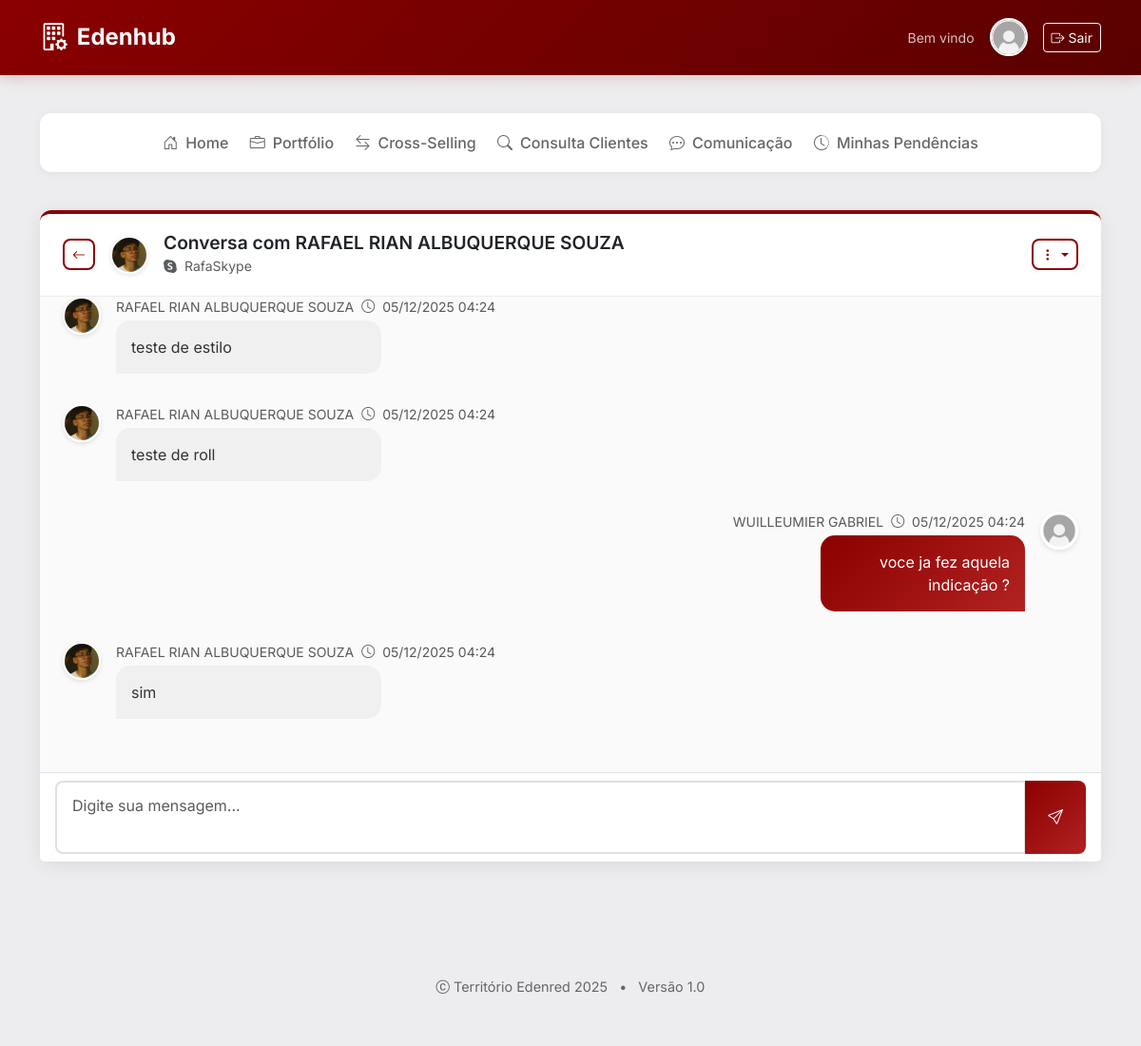
The app's page /comunicacao/1 (signed in) with its own data.
### Edenred/models.py (models this page shows, shortened)
class Usuario(db.Model, UserMixin):
    id = db.Column(db.Integer, primary_key=True)
    foto = db.Column(db.String, nullable=True, default='default.png')
    nome = db.Column(db.String(100), nullable=False)
    email = db.Column(db.String(100), unique=True, nullable=False)
    telefone = db.Column(db.String(20), unique=True)
    skype = db.Column(db.String(100), unique=True, nullable=True)
    senha_hash = db.Column(db.String(200), nullable=False)

class Mensagem(db.Model):
    id = db.Column(db.Integer, primary_key=True)
    conversa_id = db.Column(db.Integer, db.ForeignKey('conversa.id'), nullable=False)
    remetente_id = db.Column(db.Integer, db.ForeignKey('usuario.id'), nullable=False)
    mensagem = db.Column(db.Text, nullable=False)
    data_envio = db.Column(db.DateTime, default=datetime.now(timezone.utc))
    lida = db.Column(db.Boolean, default=False)
    conversa = db.relationship('Conversa', backref=db.backref('mensagens', lazy=True))
    remetente = db.relationship('Usuario', backref=db.backref('mensagens_enviadas', lazy=True))

### Edenred/views.py (the view)
@app.route('/comunicacao/<int:conversa_id>', methods=['GET', 'POST'])
@login_required
def ver_conversa(conversa_id):
    conversa = Conversa.query.get_or_404(conversa_id)
    if current_user.id not in [conversa.usuario1_id, conversa.usuario2_id]:
        flash('Acesso não autorizado!', 'error')
        return redirect(url_for('comunicacao'))
    form = MensagemForm()
    if form.validate_on_submit():
        mensagem = form.save(conversa_id, current_user.id)
        flash('Mensagem enviada!', 'success')
        return redirect(url_for('ver_conversa', conversa_id=conversa_id))
    mensagens = Mensagem.query.filter_by(conversa_id=conversa_id)\
        .order_by(Mensagem.data_envio.asc())\
        .all()
    for mensagem in mensagens:
        if mensagem.remetente_id != current_user.id and not mensagem.lida:
            mensagem.lida = True
    db.session.commit()
    outro_usuario = conversa.usuario2 if conversa.usuario1_id == current_user.id else conversa.usuario1
    return render_template('ver_conversa.html',
                         conversa=conversa,
                         mensagens=mensagens,
                         outro_usuario=outro_usuario,
                         form=form)

### Edenred/forms.py (shortened to what this page needs)
class MensagemForm(FlaskForm):
    mensagem = TextAreaField('Mensagem', validators=[DataRequired(), Length(max=2000)])
    btnEnviar = SubmitField('Enviar')

### Edenred/__init__.py (called while the page is built)
@app.template_filter('formatar_data_brasil')
def formatar_data_brasil(dt):
    if not dt:
        return ""
    try:
        if dt.tzinfo is None:
            dt = pytz.utc.localize(dt)
        tz_brasil = pytz.timezone('America/Sao_Paulo')
        dt_brasil = dt.astimezone(tz_brasil)
        return dt_brasil.strftime('%d/%m/%Y %H:%M')
    except Exception:
        return dt.strftime('%d/%m/%Y %H:%M')

@login_manager.user_loader
def load_user(user_id):
    return Usuario.query.get(int(user_id))

### Edenred/templates/ver_conversa.html (shortened to what this page needs)
{% extends 'base.html' %}
{% block content %}
<div class="row mb-4">
    <div class="col-12">
        {% include 'nav.html' %}
    </div>
</div>
<div class="row">
    <div class="col-12">
        <div class="card card-edenred mb-4">
            <div class="card-header-edenred d-flex justify-content-between align-items-center">
                <div class="d-flex align-items-center">
                    <a href="{{ url_for('comunicacao') }}" class="btn btn-outline-edenred btn-sm me-3">
                        <i class="bi bi-arrow-left"></i>
                    </a>
                    <img src="{{ url_for('static', filename='data/img_user/{}'.format(outro_usuario.foto)) }}"
                         class="avatar me-3">
                    <div>
                        <h5 class="card-title mb-0 text-dark">
                            Conversa com {{ outro_usuario.nome }}
                        </h5>
                        <small class="text-muted">
                            {% if outro_usuario.skype %}
                            <i class="bi bi-skype me-1"></i> {{ outro_usuario.skype }}
                            {% endif %}
                        </small>
                    </div>
                </div>
                <div class="dropdown">
                    <button class="btn btn-outline-edenred btn-sm dropdown-toggle" type="button"
                            data-bs-toggle="dropdown">
                        <i class="bi bi-three-dots-vertical"></i>
                    </button>
                </div>
            </div>
            <div class="card-body p-4" style="max-height: 500px; overflow-y: auto; background: #fafafa;">
                {% if mensagens %}
                    {% for mensagem in mensagens %}
                    <div class="mb-3 {% if mensagem.remetente_id == current_user.id %}text-end{% endif %}">
                        <div class="d-flex {% if mensagem.remetente_id == current_user.id %}justify-content-end{% endif %}">
                            {% if mensagem.remetente_id != current_user.id %}
                            <img src="{{ url_for('static', filename='data/img_user/{}'.format(mensagem.remetente.foto)) }}"
                                 class="avatar me-3 align-self-start">
                            {% endif %}
                            <div class="{% if mensagem.remetente_id == current_user.id %}text-end{% endif %}"
                                 style="max-width: 70%;">
                                <div class="d-flex align-items-center mb-1 {% if mensagem.remetente_id == current_user.id %}justify-content-end{% endif %}">
                                    <small class="text-muted me-2">
                                        {{ mensagem.remetente.nome }}
                                    </small>
                                    <small class="text-muted">
                                        <i class="bi bi-clock me-1"></i>
                                        {{ mensagem.data_envio|formatar_data_brasil }}
                                    </small>
                                </div>
                                <div class="message-bubble {% if mensagem.remetente_id == current_user.id %}message-sent{% else %}message-received{% endif %}">
                                    {{ mensagem.mensagem }}
                                </div>
                            </div>
                            {% if mensagem.remetente_id == current_user.id %}
                            <img src="{{ url_for('static', filename='data/img_user/{}'.format(current_user.foto)) }}"
                                 class="avatar ms-3 align-self-start">
                            {% endif %}
                        </div>
                    </div>
                    {% endfor %}
                {% endif %}
            </div>
            <div class="card-footer bg-white border-top">
                <form method="post" class="message-form">
                    <div class="input-group">
                        {{ form.mensagem(class="form-control form-control-custom",
                                        placeholder="Digite sua mensagem...",
                                        rows="2",
                                        style="resize: none;") }}
                        <button type="submit" class="btn btn-edenred">
                            <i class="bi bi-send"></i>
                        </button>
                    </div>
                </form>
            </div>
        </div>
    </div>
</div>
{% endblock %}

### Edenred/templates/base.html (shortened to what this page needs)
<!DOCTYPE html>
<html lang="pt-BR">
<head>
    <link href="https://cdn.jsdelivr.net/npm/bootstrap@5.3.0/dist/css/bootstrap.min.css" rel="stylesheet">
    <link href="https://cdn.jsdelivr.net/npm/bootstrap-icons@1.10.0/font/bootstrap-icons.css" rel="stylesheet">
</head>
<body>
    <nav class="navbar navbar-expand-lg navbar-edenred">
        <div class="container">
            <a class="navbar-brand" href="{{ url_for('home') }}">
                <i class="bi bi-building-gear"></i>
                <span>Edenhub</span>
            </a>
            {% if current_user.is_authenticated %}
            <div class="d-flex align-items-center">
                <div class="me-3 text-white">
                    <small class="d-block opacity-75">Bem vindo</small>
                </div>
                <img src="{{ url_for('static', filename='data/img_user/{}'.format(current_user.foto)) }}"
                    class="avatar me-3">
                <a class="btn btn-outline-light btn-sm" href="{{ url_for('logout') }}">
                    <i class="bi bi-box-arrow-right"></i> Sair
                </a>
            </div>
            {% endif %}
        </div>
    </nav>
    <div class="container py-4">
        {% block content %}{% endblock %}
    </div>
    <footer class="footer">
        <div class="container">
            <p class="mb-0">
                <i class="bi bi-c-circle"></i> Território Edenred 2025
                <span class="text-edenred mx-2">•</span>
                Versão 1.0
            </p>
        </div>
    </footer>
</body>
</html>

### Edenred/templates/base.html (style rules this page uses)
:root { --edenred-primary: #8B0000; --edenred-secondary: #B22222; --edenred-light: #FFF5F5; --edenred-dark: #5A0000; --bg-color: #ededef; --card-bg: #ffffff; --text-primary: #2c3e50; --text-secondary: #7f8c8d; --border-color: #e0e6ed; --success: #27ae60; --warning: #f39c12; --info: #3498db; }
* { font-family: 'Inter', sans-serif; }
body { background-color: var(--bg-color) !important; color: var(--text-primary); font-family: 'Inter', sans-serif; min-height: 100vh; }
.navbar-edenred { background: linear-gradient(135deg, var(--edenred-primary), var(--edenred-dark)); box-shadow: 0 2px 15px rgba(139, 0, 0, 0.2); padding: 0.8rem 0; }
.navbar-brand { font-weight: 700; font-size: 1.5rem; color: white !important; display: flex; align-items: center; gap: 10px; }
.navbar-brand i { font-size: 1.8rem; }
.card-edenred { border: none; border-radius: 12px; box-shadow: 0 4px 20px rgba(0, 0, 0, 0.08); transition: all 0.3s ease; border-top: 4px solid var(--edenred-primary); margin-bottom: 1.5rem; }
.card-header-edenred { background-color: white; border-bottom: 1px solid #eee; padding: 1.2rem 1.5rem; border-radius: 12px 12px 0 0 !important; }
.card-title { color: var(--edenred-dark); font-weight: 600; font-size: 1.2rem; display: flex; align-items: center; gap: 8px; }
.btn-edenred { background: linear-gradient(135deg, var(--edenred-primary), var(--edenred-secondary)); border: none; border-radius: 8px; color: white; font-weight: 500; padding: 0.5rem 1.5rem; transition: all 0.3s ease; }
.btn-outline-edenred { border: 2px solid var(--edenred-primary); color: var(--edenred-primary); border-radius: 8px; font-weight: 500; transition: all 0.3s ease; }
.avatar { width: 40px; height: 40px; border-radius: 50%; object-fit: cover; border: 2px solid white; box-shadow: 0 2px 5px rgba(0, 0, 0, 0.1); }
.message-bubble { max-width: 70%; padding: 1rem; border-radius: 15px; margin-bottom: 1rem; position: relative; }
.message-sent { background: linear-gradient(135deg, var(--edenred-primary), var(--edenred-secondary)); color: white; border-radius: 15px 15px 0 15px; margin-left: auto; }
.message-received { background: #f0f0f0; color: #333; border-radius: 15px 15px 15px 0; }
.form-control-custom { border: 2px solid #e0e0e0; border-radius: 8px; padding: 0.8rem 1rem; transition: all 0.3s ease; }
.footer { margin-top: 3rem; padding: 1.5rem 0; text-align: center; color: #666; font-size: 0.9rem; border-top: 1px solid #eee; }

### Edenred/templates/ver_conversa.html (style rules this page uses)
.message-bubble { line-height: 1.5; word-break: break-word; }

### records on screen
Usuario: foto (placeholder picture)
Usuario: foto (picture), nome "RAFAEL RIAN ALBUQUERQUE SOUZA", skype "RafaSkype"
Mensagem: foto (picture), remetente.nome "RAFAEL RIAN ALBUQUERQUE SOUZA", data_envio "05/12/2025 04:24", mensagem "teste de estilo"
Mensagem: foto (picture), remetente.nome "RAFAEL RIAN ALBUQUERQUE SOUZA", data_envio "05/12/2025 04:24", mensagem "teste de roll"
Mensagem: remetente.nome "WUILLEUMIER GABRIEL", data_envio "05/12/2025 04:24", mensagem "voce ja fez aquela indicação ?", foto (placeholder picture)
Mensagem: foto (picture), remetente.nome "RAFAEL RIAN ALBUQUERQUE SOUZA", data_envio "05/12/2025 04:24", mensagem "sim"
